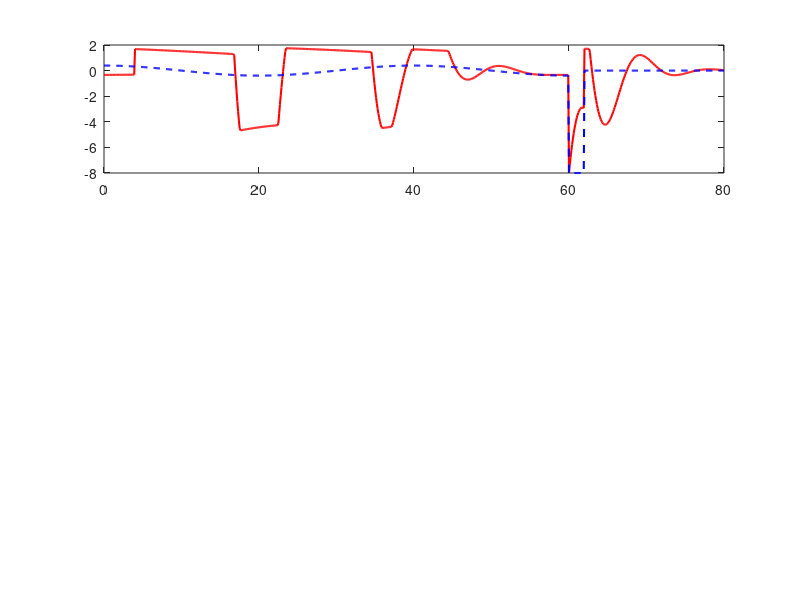

Write MATLAB code to recreate this figure. (Note: this script raises an error after producing the figure.)
function acc_scenario_with_emergency_brake()
    % Сценарий ACC: выключен → включен → экстренное торможение лидера

    %====== Параметры автомобиля ======
    p.m    = 1500;    % кг
    p.g    = 9.81;    % м/с^2
    p.rho  = 1.225;   % кг/м^3
    p.Cd   = 0.3;
    p.Af   = 2.5;     % м^2
    p.reff = 0.3;     % м
    p.f    = 0.015;   % коэф. качения
    p.Iw   = 2.0;     % кг·м^2

    %====== Параметры ACC ======
    d0      = 5;        % м, минимальная дистанция
    h_head  = 1.5;      % с, запас по времени
    Kp      = 0.5;      % П‑коэф.
    Ki      = 0.1;      % И‑коэф.
    a_max   =  2;       % макс. ускорение, м/с^2
    a_min   = -4;       % макс. обычное торможение, м/с^2
    a_min_em = -8;      % макс. экстренное торможение, м/с^2

    %====== Время и события ======
    t_end   = 80; dt = 0.1;
    t       = (0:dt:t_end)';
    N       = numel(t);
    t_on    = 4;   % время включения ACC, с
    t_brake = 60;  % момент экстренного торможения лидера, с

    %====== Профиль лидера ======
    v_set = 30;           % м/с
    A     = 2.5;          % ампл. синусоиды, м/с
    T     = 40;           % период, с
    omega = 2*pi/T;

    x_lead = zeros(N,1);
    v_lead = zeros(N,1);
    a_lead = zeros(N,1);
    % начальные условия лидера
    v_lead(1) = v_set + A*sin(omega*0);
    x_lead(1) = 0;

    %====== Инициализация эго-авто ======
    x = zeros(N,1);
    v = zeros(N,1);
    v(1) = v_set - 5;  % стартуем медленнее лидера
    x(1) = x_lead(1) - (d0 + h_head*v(1)) + 10;  % на 10 м дальше

    %====== Заготовки для результатов ======
    a_ego      = zeros(N,1);
    Tf_arr     = zeros(N,1);
    integral_e = 0;

    %====== Основной цикл ======
    for i = 1:N-1
        %--- Обновление лидера ---
        if t(i) < t_brake
            % обычный синусоидальный режим
            a_lead(i) = A*omega*cos(omega*t(i));
        elseif t(i) < t_brake + 2
            % экстренное торможение в течение 2 с
            a_lead(i) = -8;
        else
            % дальше стоит на месте (или держит скорость)
            a_lead(i) = 0;
        end
        v_lead(i+1) = max(v_lead(i) + a_lead(i)*dt, 0);
        x_lead(i+1) = x_lead(i) + v_lead(i)*dt;

        %--- Расчёт ошибки по дистанции ---
        d_rel = x_lead(i) - x(i);
        d_des = d0 + h_head * v(i);
        e     = d_rel - d_des;

        %--- Логика ACC ---
        if t(i) < t_on
            % ACC выключен
            Tf = 0;
        else
            % ACC включен
            integral_e = integral_e + e*dt;
            a_des = a_lead(i) + Kp*e + Ki*integral_e;
            % выбираем ограничение торможения
            amin_curr = (t(i) < t_brake) * a_min + (t(i) >= t_brake) * a_min_em;
            a_des = min(max(a_des, amin_curr), a_max);
            Tf = p.m * a_des * p.reff;
        end
        Tf_arr(i) = Tf;

        %--- Силы сопротивления и ускорение эго-авто ---
        Faero  = 0.5 * p.rho * p.Cd * p.Af * v(i)^2;
        Froll = p.f * p.m * p.g;
        Fdrive = Tf / p.reff;
        v_dot  = (Fdrive - Faero - Froll) / p.m;
        a_ego(i) = v_dot;

        %--- Интегрирование состояния эго-авто ---
        x(i+1) = x(i) + v(i)*dt;
        v(i+1) = max(v(i) + v_dot*dt, 0);
    end
    % Выравниваем последний элемент
    a_lead(end) = a_lead(end-1);
    a_ego(end)  = a_ego(end-1);
    Tf_arr(end) = Tf_arr(end-1);

    %====== Построение графиков ======
    figure('Position',[100 100 600 800]);

    % 1) Ускорение
    subplot(3,1,1);
    plot(t, a_ego,  'r','LineWidth',1.5); hold on
    plot(t, a_lead,'b--','LineWidth',1.5);
    xline(t_on,   'k:','ACC on','LabelVerticalAlignment','bottom');
    xline(t_brake,'k:','Экстренная ситуация','LabelVerticalAlignment','bottom');
    hold off
    xlabel('Время (с)'), ylabel('м/с^2');
    title('Ускорение');
    legend('ТС с ACC','Целевое ТС','Location','best');
    grid on;

    % 2) Скорости
    subplot(3,1,2);
    plot(t, v,      'r','LineWidth',1.5); hold on
    plot(t, v_lead, 'b--','LineWidth',1.5);
    plot([t(1),t(end)],[v_set,v_set],'k:','LineWidth',1.2);
    xline(t_on,   'k:');
    xline(t_brake,'k:');
    hold off
    xlabel('Время (с)'), ylabel('м/с');
    title('Скорость');
    legend('ТС с ACC','Целевое ТС','Установленная','Location','best');
    grid on;

    % 3) Дистанция
    subplot(3,1,3);
    plot(t, x_lead - x,      'r','LineWidth',1.5); hold on
    plot(t, d0 + h_head.*v, 'b--','LineWidth',1.5);
    xline(t_on,   'k:');
    xline(t_brake,'k:');
    hold off
    xlabel('Время (с))'), ylabel('м');
    title('Дистанция между двумя автомобилями');
    legend('Текущая','Безопасная','Location','best');
    grid on;
end
